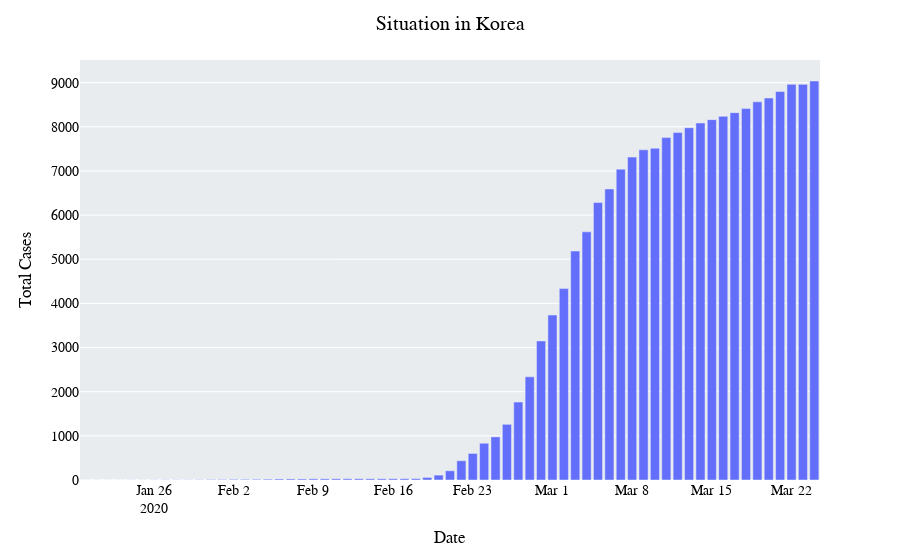

Notebook code for this chart:
### Code cell
bar = px.bar(perday_Korea,x = 'Date',y = 'Total Cases')
bar.update_layout(title_text = 'Situation in Korea ',plot_bgcolor = '#E9ECEF',
                  font_color = 'black',font_family = 'Times New Roman',font_size = 14,title_x = 0.5)
bar.show()

### Figure 1 — Plotly figure (JSON) as saved in the notebook; plotly's stock layout.template omitted (floating-point values rounded to 4 significant figures)
{"data": [{"alignmentgroup": "True", "hovertemplate": "Date=%{x}<br>Total Cases=%{y}<extra></extra>", "legendgroup": "", "marker": {"color": "#636efa"}, "name": "", "offsetgroup": "", "orientation": "v", "showlegend": false, "textposition": "auto", "type": "bar", "x": ["2020-01-20T00:00:00", "2020-01-21T00:00:00", "2020-01-22T00:00:00", "2020-01-23T00:00:00", "2020-01-24T00:00:00", "2020-01-25T00:00:00", "2020-01-26T00:00:00", "2020-01-27T00:00:00", "2020-01-28T00:00:00", "2020-01-29T00:00:00", "2020-01-30T00:00:00", "2020-01-31T00:00:00", "2020-02-01T00:00:00", "2020-02-02T00:00:00", "2020-02-03T00:00:00", "2020-02-04T00:00:00", "2020-02-05T00:00:00", "2020-02-06T00:00:00", "2020-02-07T00:00:00", "2020-02-08T00:00:00", "2020-02-09T00:00:00", "2020-02-10T00:00:00", "2020-02-11T00:00:00", "2020-02-12T00:00:00", "2020-02-13T00:00:00", "2020-02-14T00:00:00", "2020-02-15T00:00:00", "2020-02-16T00:00:00", "2020-02-17T00:00:00", "2020-02-18T00:00:00", "2020-02-19T00:00:00", "2020-02-20T00:00:00", "2020-02-21T00:00:00", "2020-02-22T00:00:00", "2020-02-23T00:00:00", "2020-02-24T00:00:00", "2020-02-25T00:00:00", "2020-02-26T00:00:00", "2020-02-27T00:00:00", "2020-02-28T00:00:00", "2020-02-29T00:00:00", "2020-03-01T00:00:00", "2020-03-02T00:00:00", "2020-03-03T00:00:00", "2020-03-04T00:00:00", "2020-03-05T00:00:00", "2020-03-06T00:00:00", "2020-03-07T00:00:00", "2020-03-08T00:00:00", "2020-03-09T00:00:00", "2020-03-10T00:00:00", "2020-03-11T00:00:00", "2020-03-12T00:00:00", "2020-03-13T00:00:00", "2020-03-14T00:00:00", "2020-03-15T00:00:00", "2020-03-16T00:00:00", "2020-03-17T00:00:00", "2020-03-18T00:00:00", "2020-03-19T00:00:00", "2020-03-20T00:00:00", "2020-03-21T00:00:00", "2020-03-22T00:00:00", "2020-03-23T00:00:00", "2020-03-24T00:00:00"], "xaxis": "x", "y": [1, 1, 1, 1, 2, 2, 3, 4, 4, 4, 6, 11, 12, 15, 15, 16, 19, 23, 24, 24, 27, 27, 28, 28, 28, 28, 28, 29, 30, 31, 58, 111, 209, 436, 602, 833, 977, 1261, 1766, 2337, 3150, 3736, 4335, 5186, 5621, 6284, 6593, 7041, 7313, 7478, 7513, 7755, 7869, 7979, 8086, 8162, 8236, 8320, 8413, 8565, 8652, 8799, 8961, 8961, 9037], "yaxis": "y"}], "layout": {"barmode": "relative", "font": {"color": "black", "family": "Times New Roman", "size": 14}, "legend": {"tracegroupgap": 0}, "margin": {"t": 60}, "plot_bgcolor": "#E9ECEF", "title": {"text": "Situation in Korea ", "x": 0.5}, "xaxis": {"anchor": "y", "domain": [0, 1], "title": {"text": "Date"}}, "yaxis": {"anchor": "x", "domain": [0, 1], "title": {"text": "Total Cases"}}}}
